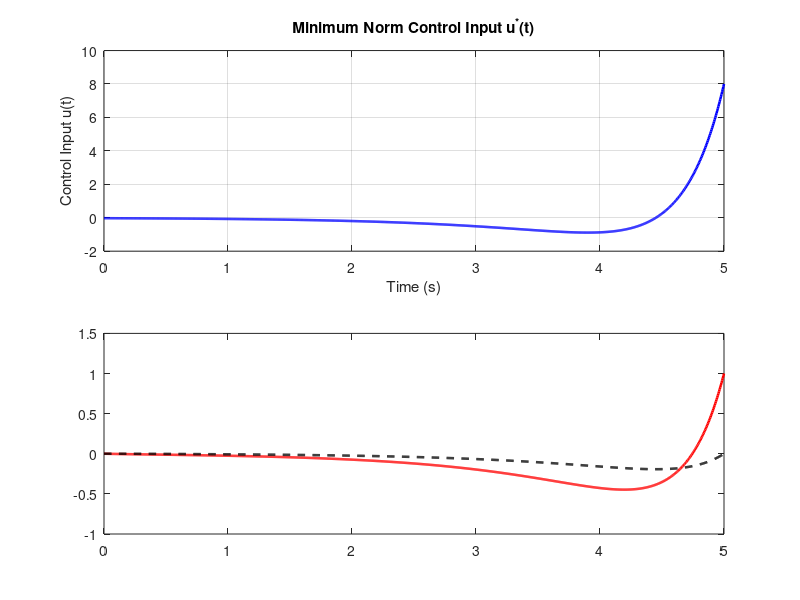

MATLAB code to generate this figure: (Note: this script raises an error after producing the figure.)
clc; clear;
% System definition
A = [-2,  1;
    1, -2];
B = [1; 0];
C = eye(2);
D = [0; 0];
sys = ss(A, B, C, D);

t0 = 0;
tf = 5;
x0 = [0; 0];
xf = [1; 0];

% 1. Compute Controllability Gramian over [0, tf]
% Using Lyapunov / numeric integration
Gramian = integral(@(tau) expm(A*(tf - tau)) * (B * B') * expm(A'*(tf - tau)), ...
    0, tf, 'ArrayValued', true);

% 2. Solve for costate multiplier
eta = Gramian \ xf;

% 3. Time vector and optimal input u*(t)
N = 1000;
t = linspace(t0, tf, N)';
u = zeros(N, 1);
for k = 1:N
    u(k) = B' * expm(A' * (tf - t(k))) * eta;
end

% 4. Simulate response using lsim
[y, t_out, x] = lsim(sys, u, t, x0);

% 5. Verify terminal condition
fprintf('Target terminal state:   x(5) = [%.4f, %.4f]''\n', xf(1), xf(2));
fprintf('Achieved terminal state: x(5) = [%.4f, %.4f]''\n', x(end, 1), x(end, 2));

% 6. Plotting
figure('Color', 'w', 'Position', [150, 150, 900, 600]);

subplot(2, 1, 1);
plot(t, u, 'b-', 'LineWidth', 1.8);
grid on;
title('Minimum Norm Control Input u^*(t)');
xlabel('Time (s)');
ylabel('Control Input u(t)');

subplot(2, 1, 2);
plot(t, x(:, 1), 'r-', 'LineWidth', 1.8); hold on;
plot(t, x(:, 2), 'k--', 'LineWidth', 1.8);
yline(1, 'r:', 'LineWidth', 1.0);
yline(0, 'k:', 'LineWidth', 1.0);
grid on;
title('State Trajectories via lsim');
xlabel('Time (s)');
ylabel('States');
legend('x_1(t)', 'x_2(t)', 'Location', 'northwest');
